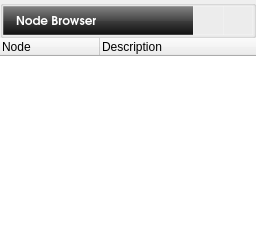
         <widget class="QFrame" name="frameNodes">
          <property name="sizePolicy">
           <sizepolicy hsizetype="Expanding" vsizetype="Expanding">
            <horstretch>2</horstretch>
            <verstretch>4</verstretch>
           </sizepolicy>
          </property>
          <layout class="QGridLayout" name="gridLayout_2">
           <property name="margin">
            <number>0</number>
           </property>
           <property name="spacing">
            <number>0</number>
           </property>
           <item row="1" column="0">
            <widget class="QTreeWidget" name="treeNodes">
             <property name="sizePolicy">
              <sizepolicy hsizetype="Expanding" vsizetype="Expanding">
               <horstretch>0</horstretch>
               <verstretch>5</verstretch>
              </sizepolicy>
             </property>
             <property name="minimumSize">
              <size>
               <width>200</width>
               <height>0</height>
              </size>
             </property>
             <property name="frameShape">
              <enum>QFrame::NoFrame</enum>
             </property>
             <property name="iconSize">
              <size>
               <width>22</width>
               <height>22</height>
              </size>
             </property>
             <property name="allColumnsShowFocus">
              <bool>true</bool>
             </property>
             <property name="expandsOnDoubleClick">
              <bool>false</bool>
             </property>
             <column>
              <property name="text">
               <string>Node</string>
              </property>
             </column>
             <column>
              <property name="text">
               <string>Description</string>
              </property>
             </column>
            </widget>
           </item>
           <item row="0" column="0">
            <widget class="QGroupBox" name="groupBox_2">
             <property name="title">
              <string/>
             </property>
             <property name="flat">
              <bool>true</bool>
             </property>
             <layout class="QHBoxLayout" name="horizontalLayout_2">
              <property name="spacing">
               <number>0</number>
              </property>
              <property name="margin">
               <number>0</number>
              </property>
              <item>
               <widget class="QLabel" name="label_3">
                <property name="sizePolicy">
                 <sizepolicy hsizetype="Fixed" vsizetype="Preferred">
                  <horstretch>0</horstretch>
                  <verstretch>0</verstretch>
                 </sizepolicy>
                </property>
                <property name="styleSheet">
                 <string notr="true">background-color: qlineargradient(spread:pad, x1:0.5, y1:0, x2:0.5, y2:1, stop:0 rgba(132, 132, 132, 255), stop:0.501481 rgba(70, 70, 70, 255), stop:0.503057 rgba(62, 62, 62, 255), stop:1 rgba(16, 16, 16, 255));
color:rgb(255,255,255);
/*qlineargradient(spread:pad, x1:0.5, y1:1, x2:0.5, y2:0, stop:0 rgba(183, 100, 124, 255), stop:0.0212465 rgba(91, 33, 50, 255), stop:0.521739 rgba(152, 86, 105, 255), stop:0.527174 rgba(155, 98, 115, 255), stop:0.983696 rgba(184, 141, 153, 255), stop:1 rgba(220, 173, 186, 255));*/
/*background-color: qlineargradient(spread:pad, x1:1, y1:1, x2:0, y2:0, stop:0 rgba(219, 219, 219, 100), stop:1 rgba(255, 255, 255, 100));*/
border-top: 1px solid rgba(255,255,255,50);
border-right: 0px solid rgba(255,255,255,50);
border-bottom: 1px solid rgba(255,255,255,50);
border-left: 1px solid rgba(255,255,255,50);
padding-left: 5px;</string>
                </property>
                <property name="text">
                 <string/>
                </property>
                <property name="pixmap">
                 <pixmap resource="data.qrc">:/icons/workgroup16.png</pixmap>
                </property>
                <property name="scaledContents">
                 <bool>false</bool>
                </property>
                <property name="margin">
                 <number>0</number>
                </property>
                <property name="indent">
                 <number>0</number>
                </property>
               </widget>
              </item>
              <item>
               <widget class="QLabel" name="label_7">
                <property name="sizePolicy">
                 <sizepolicy hsizetype="Preferred" vsizetype="Preferred">
                  <horstretch>0</horstretch>
                  <verstretch>0</verstretch>
                 </sizepolicy>
                </property>
                <property name="minimumSize">
                 <size>
                  <width>0</width>
                  <height>29</height>
                 </size>
                </property>
                <property name="maximumSize">
                 <size>
                  <width>16777215</width>
                  <height>29</height>
                 </size>
                </property>
                <property name="font">
                 <font>
                  <family>URW Gothic L</family>
                  <pointsize>9</pointsize>
                  <weight>75</weight>
                  <bold>true</bold>
                  <underline>false</underline>
                 </font>
                </property>
                <property name="styleSheet">
                 <string notr="true">background-color: qlineargradient(spread:pad, x1:0.5, y1:0, x2:0.5, y2:1, stop:0 rgba(132, 132, 132, 255), stop:0.501481 rgba(70, 70, 70, 255), stop:0.503057 rgba(62, 62, 62, 255), stop:1 rgba(16, 16, 16, 255));
color:rgb(255,255,255);
/*qlineargradient(spread:pad, x1:0.5, y1:1, x2:0.5, y2:0, stop:0 rgba(183, 100, 124, 255), stop:0.0212465 rgba(91, 33, 50, 255), stop:0.521739 rgba(152, 86, 105, 255), stop:0.527174 rgba(155, 98, 115, 255), stop:0.983696 rgba(184, 141, 153, 255), stop:1 rgba(220, 173, 186, 255));*/
/*background-color: qlineargradient(spread:pad, x1:1, y1:1, x2:0, y2:0, stop:0 rgba(219, 219, 219, 100), stop:1 rgba(255, 255, 255, 100));*/
border-top: 1px solid rgba(255,255,255,50);
border-right: 0px solid rgba(255,255,255,50);
border-bottom: 1px solid rgba(255,255,255,50);
border-left: 0px solid rgba(255,255,255,50);</string>
                </property>
                <property name="text">
                 <string>Node Browser</string>
                </property>
                <property name="margin">
                 <number>5</number>
                </property>
                <property name="indent">
                 <number>0</number>
                </property>
               </widget>
              </item>
              <item>
               <widget class="QPushButton" name="pushButton_6">
                <property name="minimumSize">
                 <size>
                  <width>30</width>
                  <height>29</height>
                 </size>
                </property>
                <property name="maximumSize">
                 <size>
                  <width>30</width>
                  <height>16777215</height>
                 </size>
                </property>
                <property name="autoFillBackground">
                 <bool>false</bool>
                </property>
                <property name="styleSheet">
                 <string notr="true">border-top: 1px solid rgba(255,255,255,50);
border-right: 0px solid rgba(255,255,255,50);
border-bottom: 1px solid rgba(255,255,255,50);
border-left: 1px solid rgba(255,255,255,50);
border-radius: 0px;</string>
                </property>
                <property name="text">
                 <string/>
                </property>
                <property name="icon">
                 <iconset resource="data.qrc">
                  <normaloff>:/icons/refresh32.png</normaloff>:/icons/refresh32.png</iconset>
                </property>
                <property name="flat">
                 <bool>false</bool>
                </property>
               </widget>
              </item>
              <item>
               <widget class="QPushButton" name="pushButton">
                <property name="minimumSize">
                 <size>
                  <width>30</width>
                  <height>29</height>
                 </size>
                </property>
                <property name="maximumSize">
                 <size>
                  <width>30</width>
                  <height>16777215</height>
                 </size>
                </property>
                <property name="autoFillBackground">
                 <bool>false</bool>
                </property>
                <property name="styleSheet">
                 <string notr="true">border: 1px solid rgba(255,255,255,50);
border-radius: 0px;</string>
                </property>
                <property name="text">
                 <string/>
                </property>
                <property name="icon">
                 <iconset resource="data.qrc">
                  <normaloff>:/icons/arrow-right.png</normaloff>:/icons/arrow-right.png</iconset>
                </property>
                <property name="flat">
                 <bool>false</bool>
                </property>
               </widget>
              </item>
             </layout>
            </widget>
           </item>
          </layout>
         </widget>
